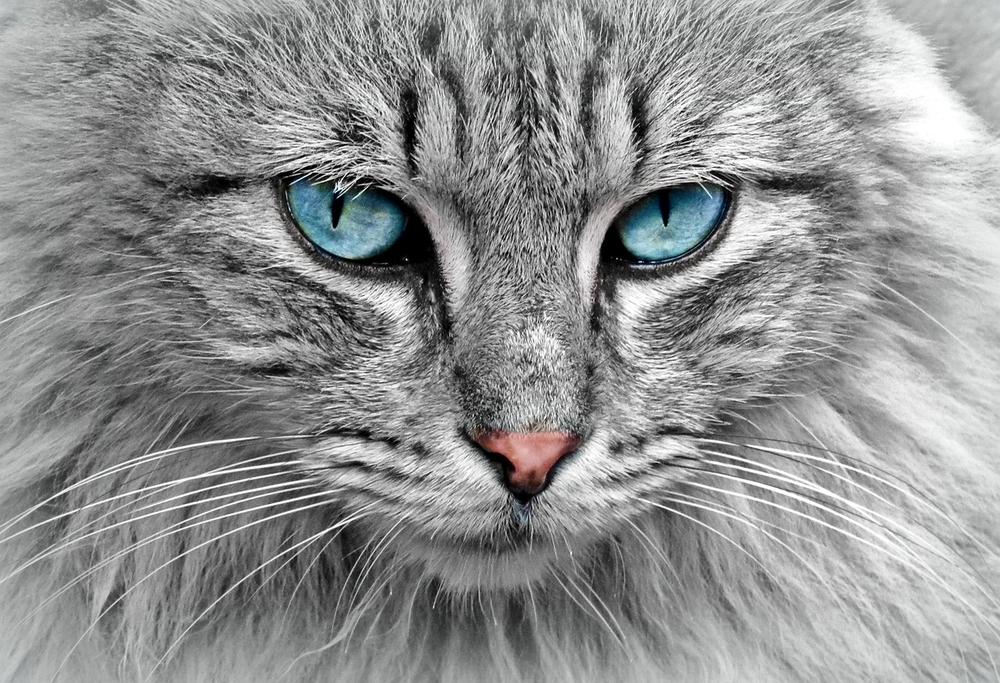
#> input picture Image Processing and Computer Vision/img.png, 1000 x 683 px, shrunk from 1280 x 874 before the run
$ jupyter execute 5025241145_TugasMandiri3_FilteringDomainFrekuensi.ipynb
#> lines starting #> are read from the running program, lines starting #| are printed output that depends on the picture; after the words box and inside, x2 and y2 are one past the last pixel; in counts of white or black regions, pixels touching at a corner belong together
[cell 1]
import cv2
import numpy as np
import matplotlib.pyplot as plt

img = cv2.imread('img.png', cv2.IMREAD_GRAYSCALE)
#> img: shape (683, 1000); min 0, max 255, mean 145

f = np.fft.fft2(img)
fshift = np.fft.fftshift(f)

magnitude_spectrum = 20 * np.log(np.abs(fshift) + 1)
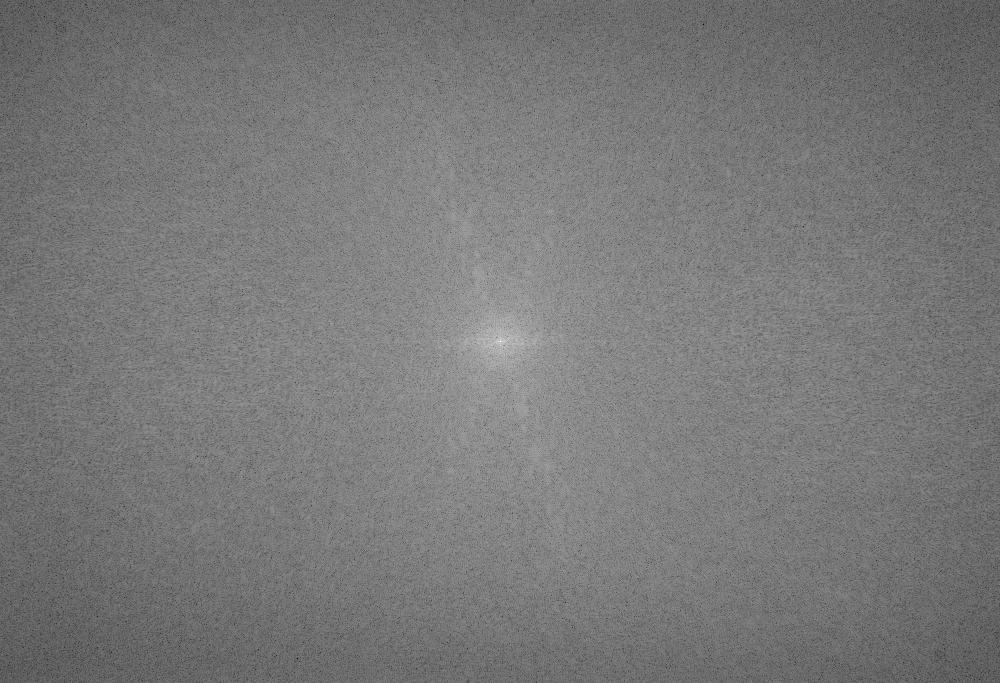
#> magnitude_spectrum: shape (683, 1000) float64; min 18.85, max 368.2, mean 184.5; drawn with min black and max white
phase_spectrum = np.angle(fshift)
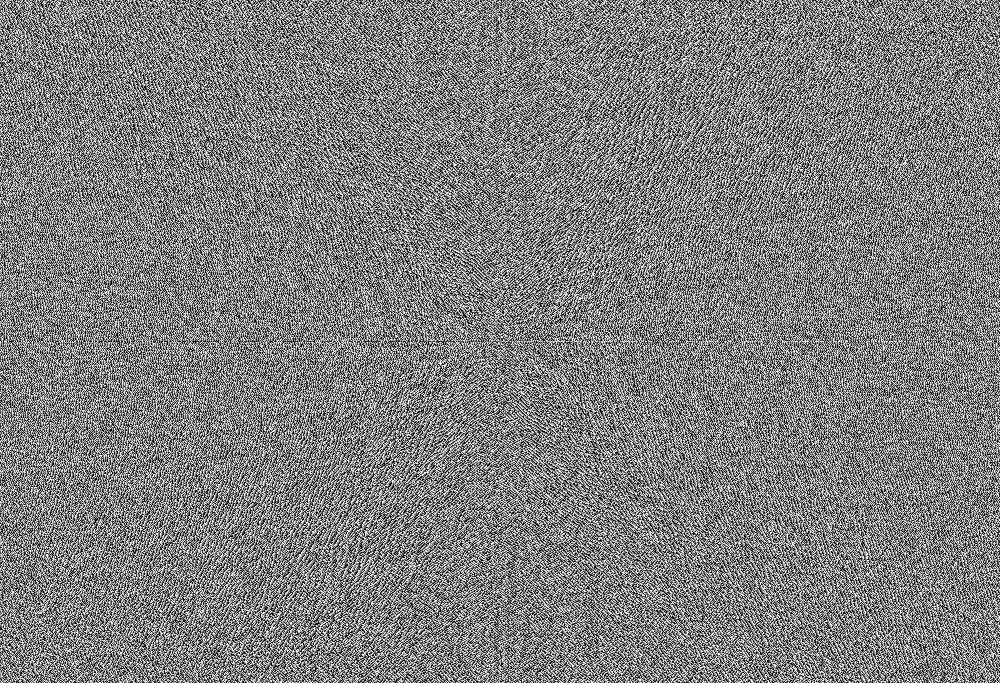
#> phase_spectrum: shape (683, 1000) float64; min -3.14, max 3.14, mean 4.6e-06; drawn with min black and max white

rows, cols = img.shape
#> rows = 683; cols = 1000
crow, ccol = rows // 2, cols // 2
#> crow = 341; ccol = 500

mask_lpf = np.zeros((rows, cols), np.uint8)
cv2.circle(mask_lpf, (ccol, crow), 50, 1, -1)
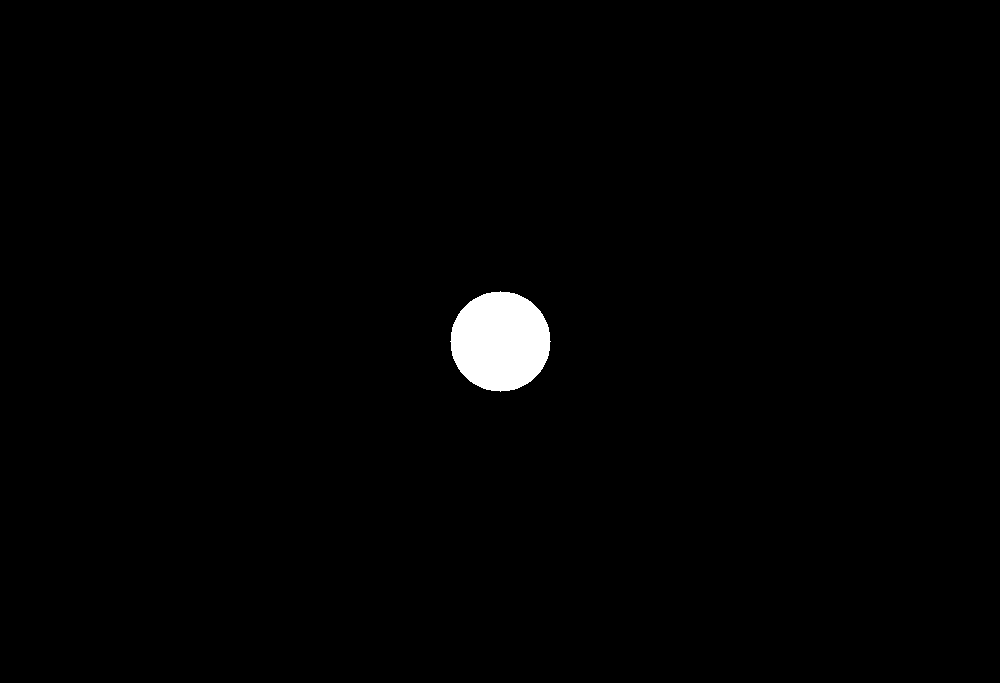
#> mask_lpf: shape (683, 1000); values 0 (black) and 1 (white), 1.1% white; 1 white region, box (x1, y1, x2, y2) and area: (450, 291, 551, 392) 7845

fshift_lpf = fshift * mask_lpf
mag_lpf = 20 * np.log(np.abs(fshift_lpf) + 1)
img_lpf = np.abs(np.fft.ifft2(np.fft.ifftshift(fshift_lpf)))

mask_hpf = 1 - mask_lpf
fshift_hpf = fshift * mask_hpf
mag_hpf = 20 * np.log(np.abs(fshift_hpf) + 1)
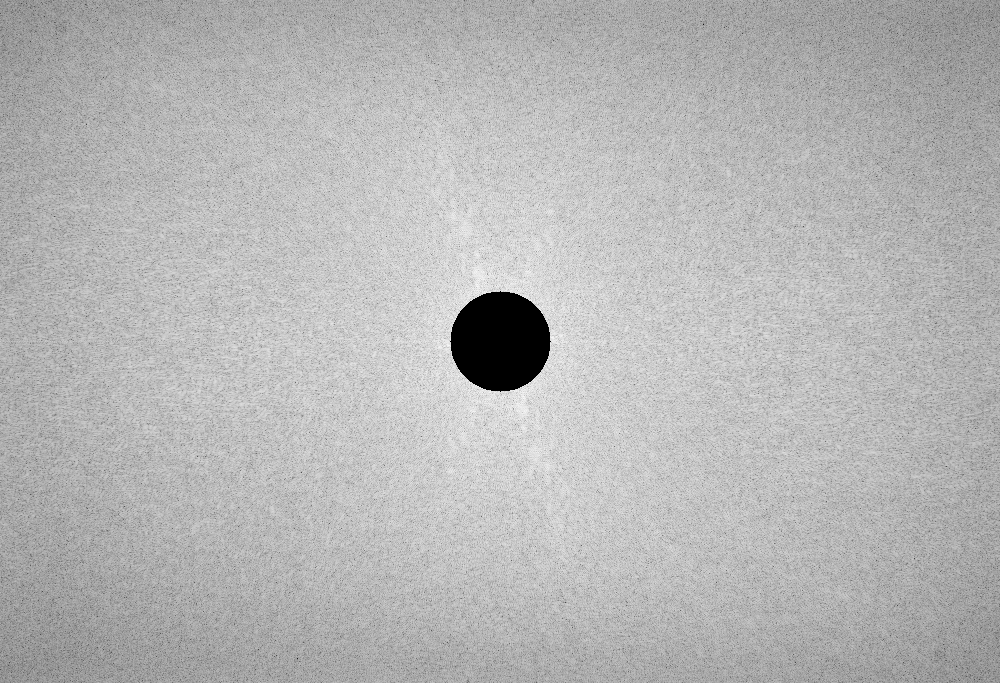
#> mag_hpf: shape (683, 1000) float64; min 0, max 250, mean 181.8
img_hpf = np.abs(np.fft.ifft2(np.fft.ifftshift(fshift_hpf)))
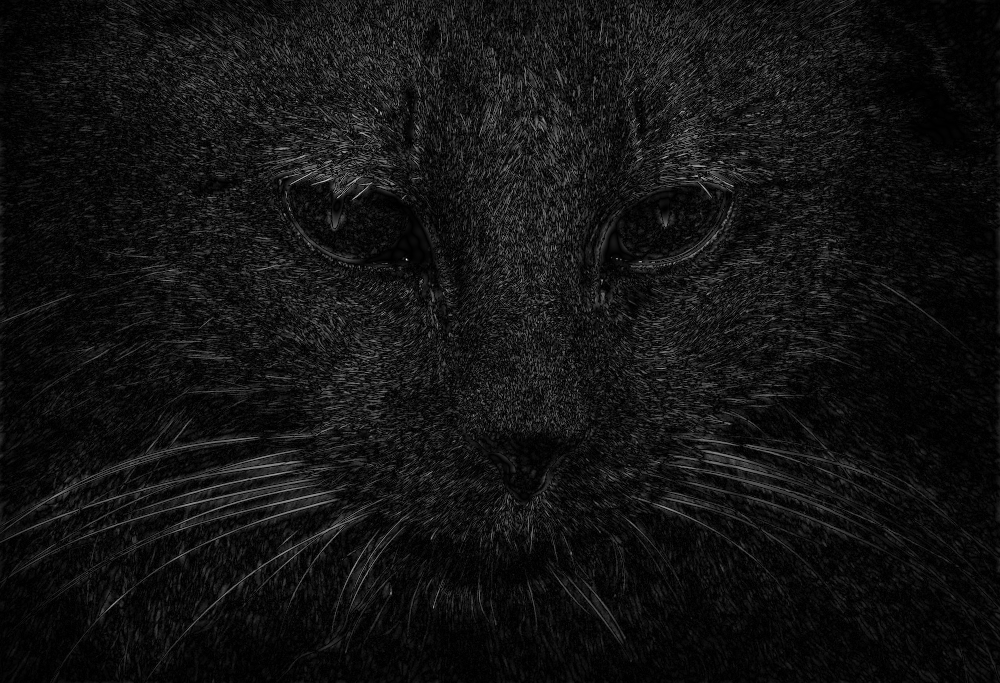
#> img_hpf: shape (683, 1000) float64; min 1.22e-05, max 250.5, mean 18.9

plt.figure(figsize=(15, 10))

plt.subplot(3, 3, 1)
plt.imshow(img, cmap='gray')
plt.title('1. Citra Asli')
plt.axis('off')

plt.subplot(3, 3, 2)
plt.imshow(magnitude_spectrum, cmap='gray')
plt.title('2. Magnitude Spectrum')
plt.axis('off')

plt.subplot(3, 3, 3)
plt.imshow(phase_spectrum, cmap='gray')
plt.title('3. Phase Spectrum')
plt.axis('off')

plt.subplot(3, 3, 4)
plt.imshow(mask_lpf, cmap='gray')
plt.title('4. Mask LPF (Ideal r=50)')
plt.axis('off')

plt.subplot(3, 3, 5)
plt.imshow(mag_lpf, cmap='gray')
plt.title('5. Spectrum LPF')
plt.axis('off')

plt.subplot(3, 3, 6)
plt.imshow(img_lpf, cmap='gray')
plt.title('6. Hasil Low Pass Filter')
plt.axis('off')

plt.subplot(3, 3, 7)
plt.imshow(mask_hpf, cmap='gray')
plt.title('7. Mask HPF (Ideal r=50)')
plt.axis('off')

plt.subplot(3, 3, 8)
plt.imshow(mag_hpf, cmap='gray')
plt.title('8. Spectrum HPF')
plt.axis('off')

plt.subplot(3, 3, 9)
plt.imshow(img_hpf, cmap='gray')
plt.title('9. Hasil High Pass Filter')
plt.axis('off')

plt.tight_layout()
plt.show()
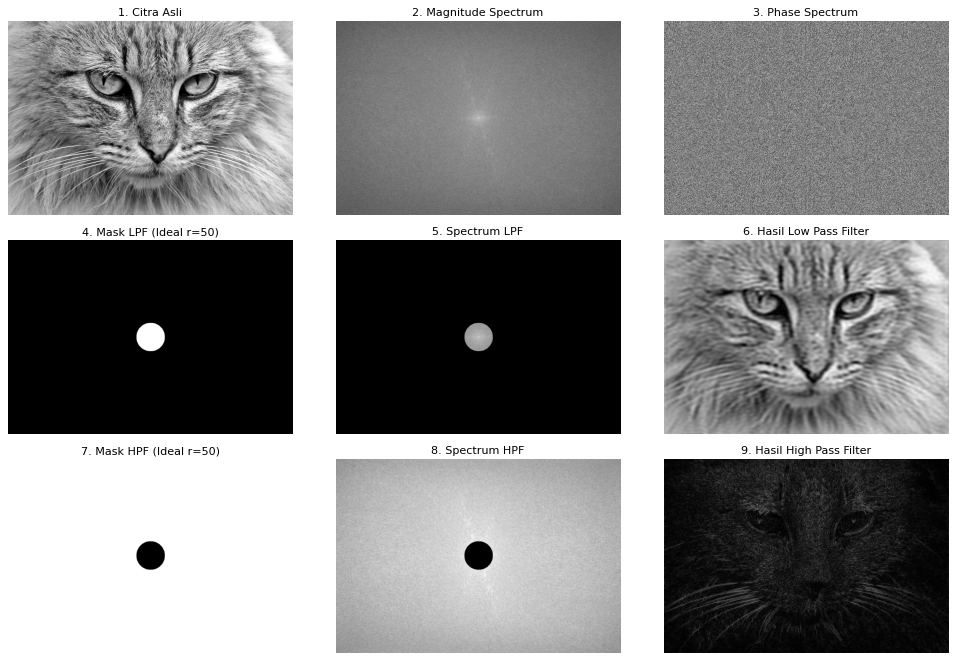
#> figure drawn by matplotlib, 9 panels

[cell 2]
f_ishift = np.fft.ifftshift(fshift)
img_back = np.abs(np.fft.ifft2(f_ishift))

plt.figure(figsize=(8, 4))

plt.subplot(1, 2, 1)
plt.imshow(img, cmap='gray')
plt.title('Citra Asli')
plt.axis('off')

plt.subplot(1, 2, 2)
plt.imshow(img_back, cmap='gray')
plt.title('Rekonstruksi Penuh (IFFT)')
plt.axis('off')

plt.tight_layout()
plt.show()

$ run again, with Image Processing and Computer Vision/rose.png copied over Image Processing and Computer Vision/img.png
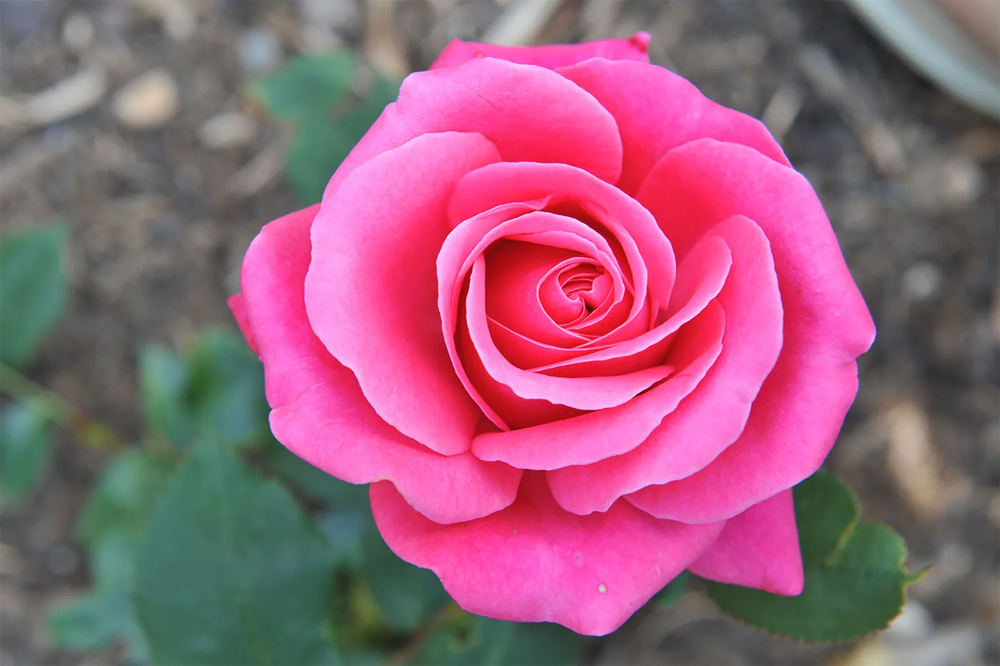
#> input picture Image Processing and Computer Vision/rose.png, 1000 x 666 px, shrunk from 1600 x 1065 before the run
#> mask_lpf: shape (666, 1000); values 0 (black) and 1 (white), 1.2% white; 1 white region, box (x1, y1, x2, y2) and area: (450, 283, 551, 384) 7845
#> `mag_hpf = 20 * np.log(np.abs(fshift_hpf) + 1)`:
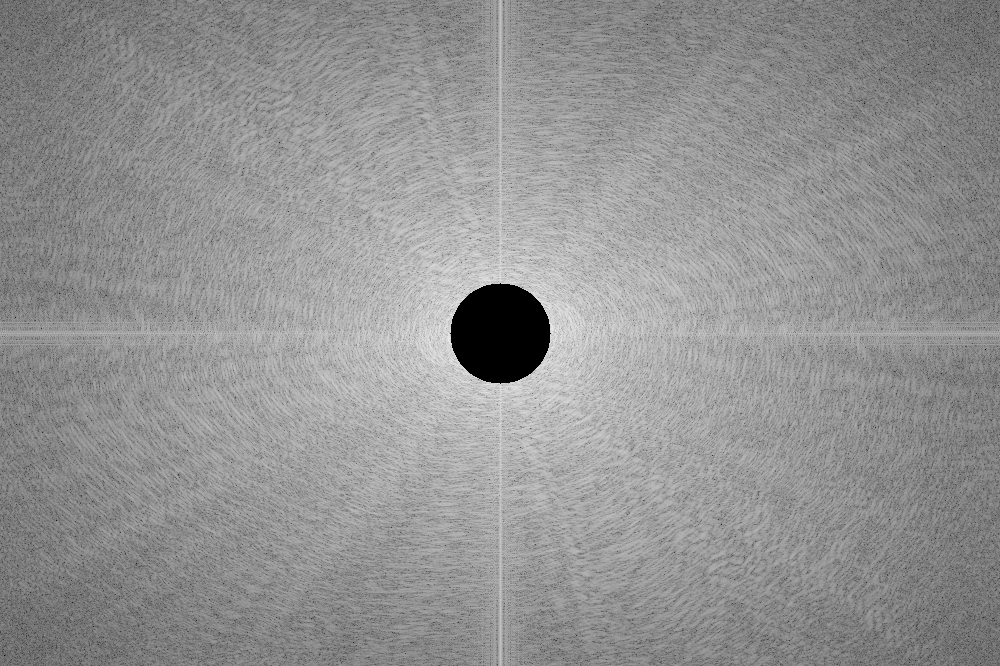
#> mag_hpf: shape (666, 1000) float64; min 0, max 234.4, mean 146.9
#> `img_hpf = np.abs(np.fft.ifft2(np.fft.ifftshift(fshift_hpf)))`:
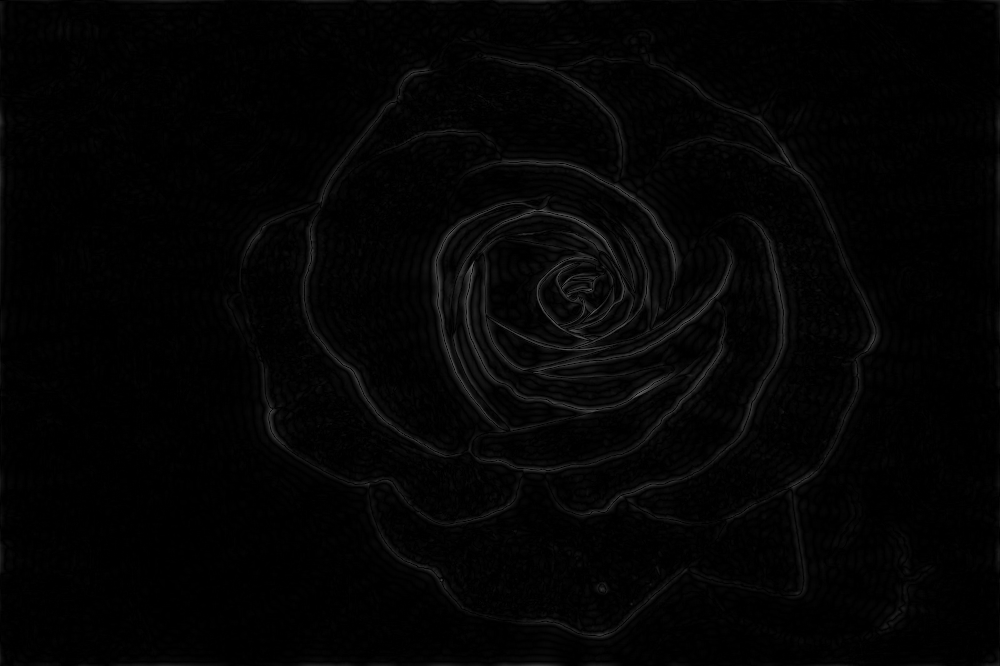
#> img_hpf: shape (666, 1000) float64; min 8.21e-06, max 103, mean 4.2
